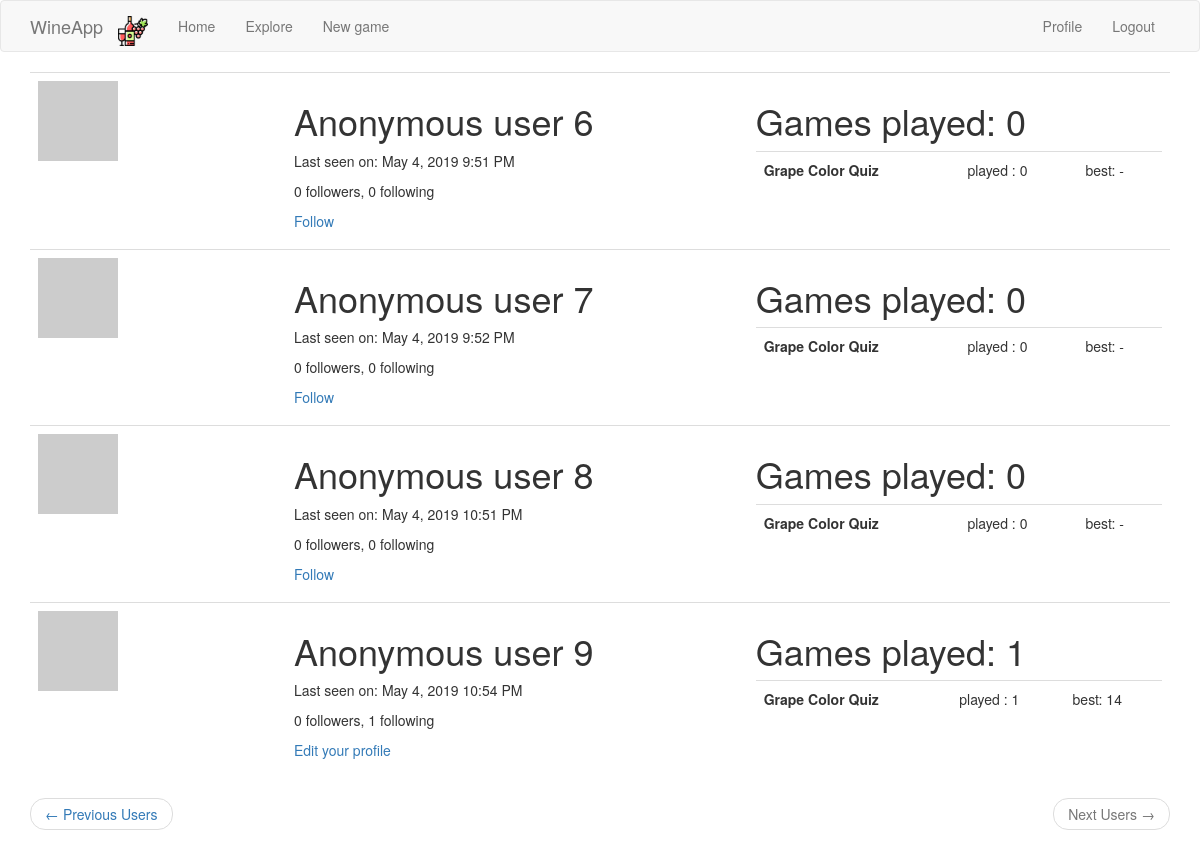
The app's page /explore_users?page=2 (signed in), older data.
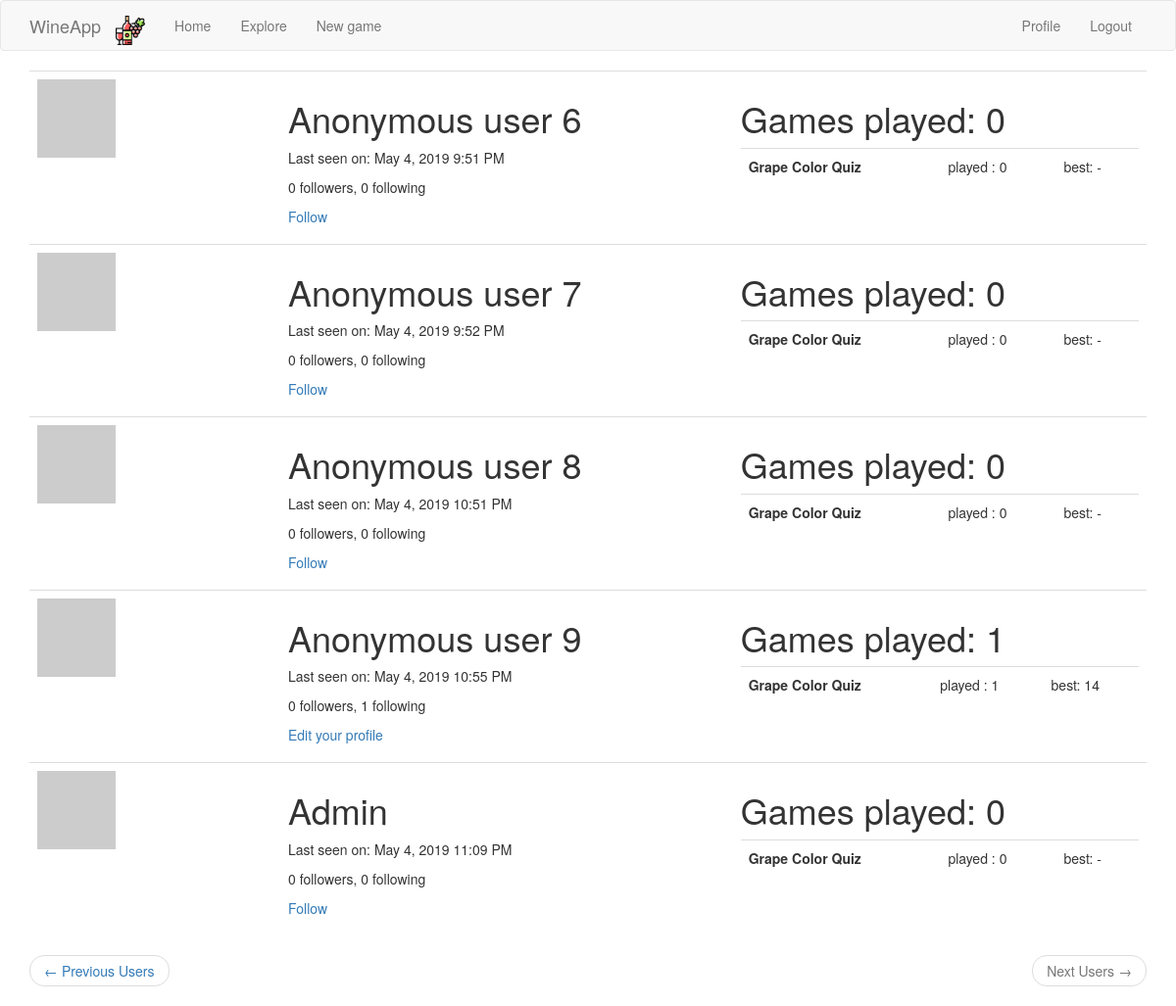
The same page, newer data.
### app/models.py (models this page shows, shortened)
class User(UserMixin, db.Model):
    id = db.Column(db.Integer, primary_key=True)
    username = db.Column(db.String(64), index=True, unique=True)
    email = db.Column(db.String(120), index=True, unique=True)
    password_hash = db.Column(db.String(128))
    posts = db.relationship('Post', backref='author', lazy='dynamic')
    about_me = db.Column(db.String(140))
    last_seen = db.Column(db.DateTime, default=datetime.utcnow)
    followed = db.relationship(
        'User', secondary=followers,
        primaryjoin=(followers.c.follower_id == id),
        secondaryjoin=(followers.c.followed_id == id),
        backref=db.backref('followers', lazy='dynamic'), lazy='dynamic')
    def avatar(self, size):
        digest = md5(self.email.lower().encode('utf-8')).hexdigest()
        return 'https://www.gravatar.com/avatar/{}?d=identicon&s={}'.format(
            digest, size)
    def is_following(self, user_):
        return self.followed.filter(
            followers.c.followed_id == user_.id).count() > 0

### app/main/routes.py (the view)
@bp.route('/explore_users', methods=['GET', 'POST'])
@login_required
def explore_users():
    page = request.args.get('page', 1, type=int)
    users = User.query.order_by(User.id.asc()).paginate(
        page, current_app.config['USERS_PER_PAGE'], False)
    next_url = url_for('main.explore_users', page=users.next_num) \
        if users.has_next else None
    prev_url = url_for('main.explore_users', page=users.prev_num) \
        if users.has_prev else None
    games_stats = {u.id: get_player_stats(u) for u in users.items}
    return render_template('explore_users.html',
                           users=users.items,
                           games_stats=games_stats,
                           prev_url=prev_url,
                           next_url=next_url)

### app/main/routes.py (called while the page is built)
@bp.before_app_request
def before_request():
    if current_user.is_authenticated:
        current_user.last_seen = datetime.utcnow()
        db.session.commit()
    g.locale = str(get_locale())

### app/models.py (called while the page is built)
@login.user_loader
def load_user(id):
    return User.query.get(int(id))

def get_player_stats(user_):
    games = Game.query.filter_by(player_id=user_.id).all()
    games_per_type = {}
    for game_type, game_name in current_app.config['GAMES_TO_NAMES'].items():
        games_per_type[(game_type, game_name)] = [game for game in games if game.game_type == game_type]
    summary_per_type = []
    for (game_type, game_name), games in games_per_type.items():
        summary_per_type.append(
            {
                'name': game_name,
                'type': game_type,
                'nb_played': len(games),
                'best': max(games, key=lambda x: x.score).score if len(games) > 0 else '-'
            }
        )
        return summary_per_type, len(games)

### app/templates/explore_users.html
{% extends "base.html" %}
{% block app_content %}
<table class="table table-hover">
     {% for user in users %}
        {% include '_user.html' %}
    {% endfor %}
</table>
<nav aria-label="...">
    <ul class="pager">
        <li class="previous{% if not prev_url %} disabled{% endif %}">
            <a href="{{ prev_url or '#' }}">
                <span aria-hidden="true">&larr;</span> {{ _('Previous Users') }}
            </a>
        </li>
        <li class="next{% if not next_url %} disabled{% endif %}">
            <a href="{{ next_url or '#' }}">
                {{ _('Next Users') }} <span aria-hidden="true">&rarr;</span>
            </a>
        </li>
    </ul>
</nav>
{% endblock %}

### app/templates/_user.html (shortened to what this page needs)
<tr onclick="window.location='{{ url_for('main.user', username=user.username) }}'">
    <td width="256px"><img src="{{ user.avatar(256) }}"></td>
    <td>
        <h1>{{ user.username.capitalize() }}</h1>
        {% if user.last_seen %}
        <p>{{ _('Last seen on') }}: {{ moment(user.last_seen).format('LLL') }}</p>
        {% endif %}
        <p>{{ _('%(count)d followers', count=user.followers.count()) }}, {{ _('%(count)d following',
            count=user.followed.count()) }}</p>
        {% if user == current_user %}
        <p><a href="{{ url_for('main.edit_profile') }}">{{ _('Edit your profile') }}</a></p>
        {% elif not current_user.is_following(user) %}
        <p><a href="{{ url_for('main.follow', username=user.username) }}">{{ _('Follow') }}</a></p>
        {% else %}
        <p><a href="{{ url_for('main.unfollow', username=user.username) }}">{{ _('Unfollow') }}</a></p>
        {% endif %}
    </td>
    <td>
        <h1>Games played: {{ games_stats[user.id][1] }}</h1>
        <table class="table table-hover">
            {% for game in games_stats[user.id][0] %}
            <tr>
                <th>{{ game.name }}</th>
                <td>played : {{ game.nb_played }}</td>
                <td>best: {{ game.best }}</td>
                {% endfor %}
            </tr>
        </table>
    </td>
</tr>

Row changes from the older to the newer data that the page shows:
changed User "Anonymous user 9": last_seen "May 4, 2019 10:54 PM" → "May 4, 2019 10:55 PM"
added User: username "Admin", last_seen "May 4, 2019 11:09 PM", games_stats "0", name "Grape Color Quiz", nb_played "0", best "-"
